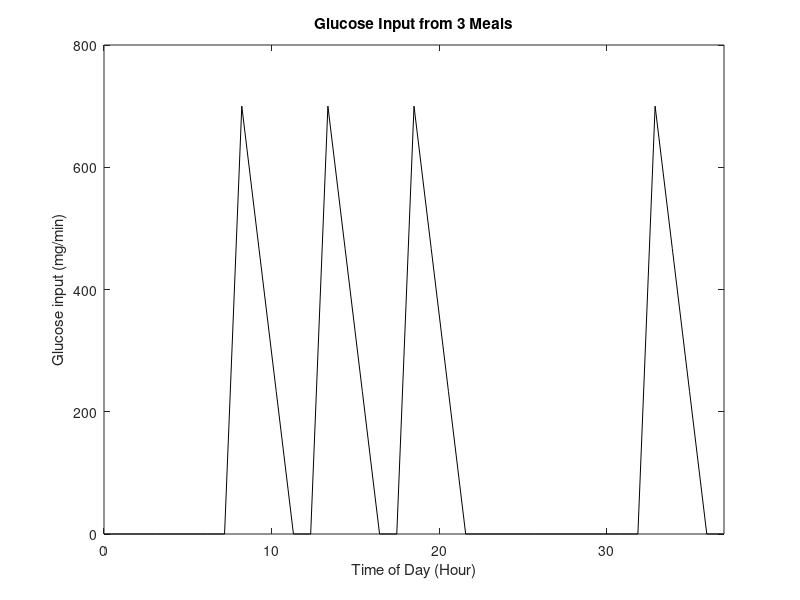

Here is the MATLAB script that generated this plot: (Note: this script raises an error after producing the figure.)
%% Final Physiology Project
% By Abby Iacangelo, Kyle King, Ben Tunick, Jackie Weber
% BIOE340
% Section 0102

clc, clear all, close all

%% Create Input Array

% Set maximum peak value as determined by paper
peak = 700; % mg glucose/meal
% Set time values
num_hrs = 37;
array_time = linspace(0, num_hrs, num_hrs);
hour = length(array_time)/num_hrs;

% Set intake to match the graph seen in the paper
intake = [];
for b = 1:8*hour
    intake = [intake; 0];
end
% Add the three peaks
for a = 1:3
  % Peak up
  for i = 1:hour
    intake = [intake; i*(peak/1)/hour];
  end
  % Peak down
  for k = 1:3*hour
    intake = [intake; peak-k*(peak/3)/(hour)];
  end
  % Flat line
  for j = 1:hour
    intake = [intake; 0];
  end
end
for j = 1:9*hour
  intake = [intake; 0];
end
for i = 1:hour
intake = [intake; i*(peak/1)/hour];
end
% Peak down
for k = 1:3*hour
intake = [intake; peak-k*(peak/3)/(hour)];
end
% Flat line
for j = 1:hour
intake = [intake; 0];
end

% Plot the intake
figure
plot(array_time, intake, 'k'), xlabel('Time of Day (Hour)'), ylabel('Glucose input (mg/min)'), title('Glucose Input from 3 Meals')
axis([0 num_hrs 0 800])

%% Run analysis
% Calculate the output function G and in terms of ATP
G = model2(intake);
G_moles = (G./1000)./180.1559;
ATP_mol_gen = G_moles.*32;

% Plot Results
figure
plot(array_time, (-G+10000),'k'), xlabel('Time of Day (Hour)'), ylabel('Glucose (mg)'), axis on, title('Total Amount of Glucose in the Plasma')
axis([0 num_hrs 8000 16000]), set(gca, 'YTickLabel', num2str(get(gca,'YTick')','%d'))

% Set physiological rate of caloric consumption (kcal)
laying_down = 1650; % C/day
eating = 200;
sitting = 150;
net = laying_down + eating + sitting; % kcal
rate_consumed = net/(length(array_time)*686); % moles glucose/hour
r_ATP_deplete = (2000*32)/(length(array_time)*456); % molesATP/hr

%% Manipulate glucose model values
% Initialize values for loop
labs = [];
glu_moles_metabolisable(1) = G_moles(1);
glu_moles_store(1) = 0;
store_init = zeros(1, length(intake));
intake = intake./(1000/180.1556); % moles glucose/hour, 1000 is a conversion from mg to g
moles_ATP(1) = intake(1)*glu_moles_metabolisable(1) - r_ATP_deplete;

% Create new graph
figure
% Loop through various storage moduli
for glu_storage_rate = [0 0.1 0.2 0.3 0.4 0.5 0.6 0.7 0.8]
  % Loop through time
  for t = 2:length(intake)
    glu_moles_metabolisable(t) = intake(t)*(1-glu_storage_rate) + (store_init(t-1) + glu_moles_metabolisable(t-1))*(1 - rate_consumed);
    glu_moles_store(t) = glu_moles_store(t-1) + intake(t)*glu_storage_rate;
    % If there's glucose to metabolize, don't change the storage value
    if (glu_moles_metabolisable(t) >= 0)
      store_init(t) = 0;
    % if there's no glucose to metabolize and you're not eating
    elseif (glu_moles_metabolisable(t) <= 10000 && intake(t) == 0)
      store_init(t) = glu_moles_store(t-1);
      glu_moles_metabolisable(t) = store_init(t);
      glu_moles_store(t) = glu_moles_store(t-1)-store_init(t);
    % if there's no glucose to metabolize and you're not eating
    elseif (glu_moles_metabolisable(t) > glu_moles_store(t) && glu_moles_metabolisable(t) < 0)
      store_init(t) = -glu_moles_metabolisable(t);
      glu_moles_store(t) = (glu_moles_store(t-1) + store_init(t));
    end
    % Deplete what is consumed
    moles_ATP(t) = rate_consumed*glu_moles_metabolisable(t-1) - r_ATP_deplete;
  end
  % Plot values from time loop
  hold on, plot(array_time, moles_ATP)
end
xlabel('Time of Day (Hour)'), ylabel('ATP (moles)'), title('Total ATP'), axis([0 num_hrs 0 40])

% Create legend
for z = [0 0.1 0.2 0.3 0.4 0.5 0.6 0.7 0.8]
    label = cellstr(['Glucose Storage Rate = ',num2str(z)]);
    labs = [labs label];
    legend(labs);
end